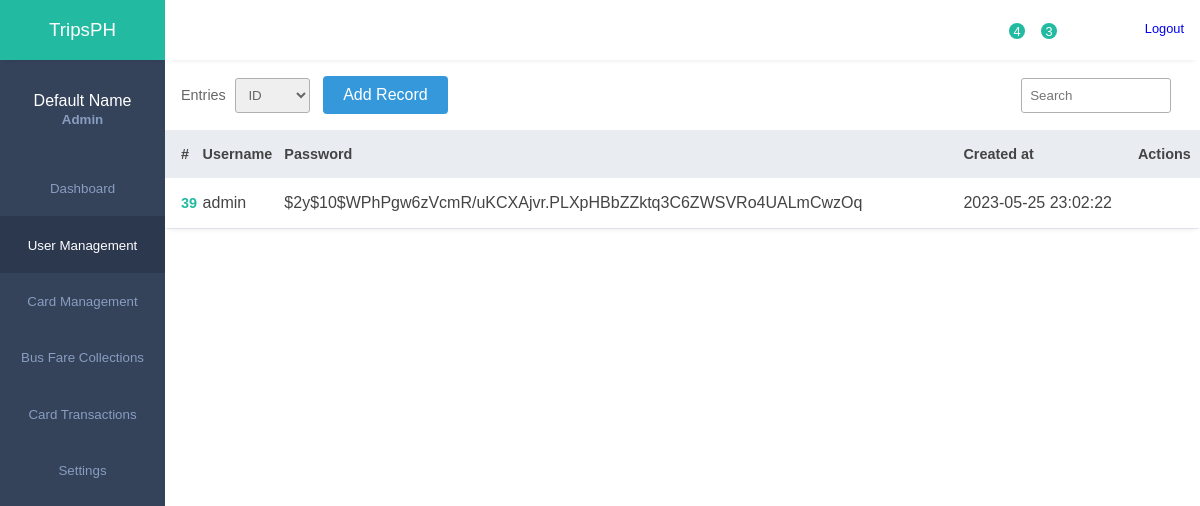
/admin/user/user_management.php (signed in), run on an earlier commit of the app's database.
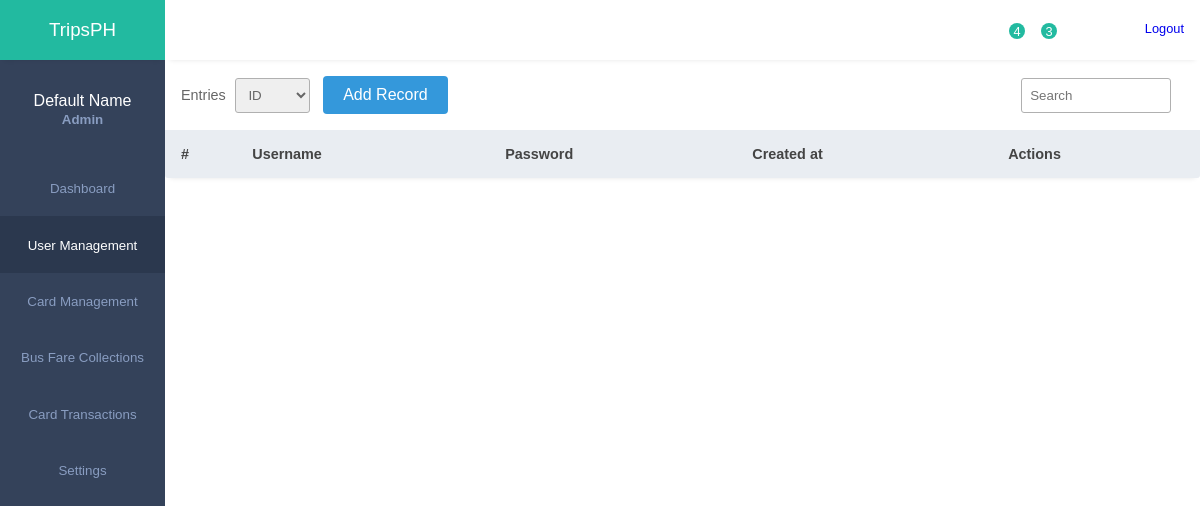
And on a later commit of the database.
### tables this page shows
CREATE TABLE `users` (
  `id` int(11) NOT NULL,
  `username` varchar(50) NOT NULL,
  `password` varchar(255) NOT NULL,
  `created_at` datetime DEFAULT current_timestamp()
);

### admin/user/user_management.php (the view, shortened to what this page needs)
<?php
include "../config.php";
?>
<!DOCTYPE html>
<html lang="en">
<head>
    <link rel="stylesheet" href="../assets/styles1.css">
    <link rel="stylesheet" href="https://maxst.icons8.com/vue-static/landings/line-awesome/line-awesome/1.3.0/css/line-awesome.min.css">
</head>
<body>
    <div class="sidebar">
        <div class="side-header">
            <h3>T<span>ripsPH</span></h3>
        </div>
        <div class="side-content">
    <div class="profile">
        <h4>
            <?php
            if (isset($_SESSION['username'])) {
                echo $_SESSION['username'];
            } else {
                echo 'Default Name';
            }
            ?>
        </h4>
        <small>Admin</small>
    </div>
            <div class="side-menu">
                <ul>
                    <li>
                       <a href="../dashboard.php">
                            <small>Dashboard</small>
                        </a>
                    </li>
                 <li>
                    <a href="user_management.php" class="active">
                        <small>User Management</small>
                    </a>
                </li>
                    <li>
                       <a href="../cardmanagement/card_management.php">
                            <small>Card Management</small>
                        </a>
                    </li>
                    <li>
                       <a href="../busfarecollection/bus_fare_collection.php">
                            <small>Bus Fare Collections</small>
                        </a>
                    </li>
                    <li>
                       <a href="../cardtransactions/card_transactions.php">
                            <small>Card Transactions</small>
                        </a>
                    </li>
                    <li>
                       <a href="../setting/settings.php">
                            <small>Settings</small>
                        </a>
                    </li>
                </ul>
            </div>
        </div>
    </div>
  <div class="main-content">
  <header>
            <div class="header-content">
                <div class="header-menu">
                    <div class="notify-icon">
                        <span class="notify">4</span>
                    </div>
                    <div class="notify-icon">
                        <span class="notify">3</span>
                    </div>
                    <div class="user">
                        <div class="bg-img" style="background-image: url(img/1.jpeg)"></div>
                        <a href="../logout.php">
                        <span>Logout</span></a>
                    </div>
                </div>
            </div>
        </header>
<main>
<div class="records table-responsive">
<div class="record-header">
    <div class="add">
        <span>Entries</span>
        <select name="" id="">
            <option value="">ID</option>
        </select>
        <a href="add-record.php" class="button">Add Record</a>
    </div>
    <div class="browse">
       <input type="search" placeholder="Search" class="record-search">
    </div>
</div>
<div>
<table width="100%">
  <thead>
    <tr>
      <th>#</th>
      <th><span class="las la-sort"></span> Username</th>
      <th><span class="las la-sort"></span> Password</th>
      <th><span class="las la-sort"></span> Created at</th>
      <th><span class="las la-sort"></span> Actions</th>
    </tr>
  </thead>
  <tbody>
    <?php
    $sql = "SELECT * FROM `users`";
    $result = mysqli_query($link, $sql);
    while ($row = mysqli_fetch_assoc($result)) {
      ?>
      <tr>
        <td><?php echo $row["id"] ?></td>
        <td><?php echo $row["username"] ?></td>
        <td><?php echo $row["password"] ?></td>
        <td><?php echo $row["created_at"] ?></td>
        <td class="actions">
        </td>
      </tr>
    <?php
    }
    ?>
  </tbody>
</table>
  </div>
        </main>
</body>
</html>

### admin/assets/styles1.css (style rules this page uses)
:root { --main-color: #22baa0; --color-dark: #34425a; --text-grey: #b0b0b0; }
* { margin: 0; padding: 0; text-decoration: none; list-style-type: none; box-sizing: border-box; font-family: "Merriweather", sans-serif; }
.sidebar { position: fixed; height: 100%; width: 165px; left: 0; bottom: 0; top: 0; z-index: 100; background: var(--color-dark); transition: left 300ms; }
.side-header { box-shadow: 0px 5px 5px -5px rgb(0 0 0 /10%); background: var(--main-color); height: 60px; display: flex; justify-content: center; align-items: center; }
.side-header h3, side-head span { color: #fff; font-weight: 400; }
.side-content { height: calc(100vh - 60px); overflow: auto; }
.profile { text-align: center; padding: 2rem 0rem; }
.profile h4 { color: #fff; font-weight: 500; }
.profile small { color: #899dc1; font-weight: 600; }
.sidebar { overflow-y: auto; }
.side-menu ul { text-align: center; }
.side-menu a { display: block; padding: 1.2rem 0rem; }
.side-menu a.active { background: #2b384e; }
.side-menu a.active span, .side-menu a.active small { color: #fff; }
.side-menu a span, .side-menu a small { color: #899dc1; }
.main-content { margin-left: 165px; width: calc(100% - 165px); transition: margin-left 300ms; }
header { position: fixed; right: 0; top: 0; left: 165px; z-index: 100; height: 60px; box-shadow: 0px 5px 5px -5px rgb(0 0 0 /10%); background: #fff; transition: left 300ms; }
.header-content, .header-menu { display: flex; align-items: center; }
.header-content { justify-content: space-between; padding: 0rem 1rem; }
.header-menu { justify-content: flex-end; padding-top: 0.5rem; }
.header-menu label, .header-menu .notify-icon { margin-right: 2rem; position: relative; }
.notify-icon span:last-child { position: absolute; background: var(--main-color); height: 16px; width: 16px; display: flex; justify-content: center; align-items: center; border-radius: 50%; right: -5px; top: -5px; color: #fff; font-size: 0.8rem; font-weight: 500; }
.user { display: flex; align-items: center; }
.user div, .client-img { height: 40px; width: 40px; margin-right: 1rem; }
.user span:last-child { display: inline-block; margin-left: 0.3rem; font-size: 0.8rem; }
main { margin-top: 60px; }
.records { box-shadow: 0px 5px 5px -5px rgb(0 0 0 / 10%); background: #fff; border-radius: 3px; }
.record-header { padding: 1rem; display: flex; justify-content: space-between; align-items: center; }
.add, .browse { display: flex; align-items: center; }
.add span { display: inline-block; margin-right: 0.6rem; font-size: 0.9rem; color: #666; }
input, button, select { outline: none; }
.add select, .browse input, .browse select { height: 35px; border: 1px solid #b0b0b0; border-radius: 3px; display: inline-block; width: 75px; padding: 0rem 0.5rem; margin-right: 0.8rem; color: #666; }
.button { display: inline-block; padding: 10px 20px; background-color: #3498db; color: #fff; text-decoration: none; border-radius: 4px; transition: background-color 0.3s ease; }
.browse input { width: 150px; }
.table-responsive { width: 100%; overflow: auto; }
table { border-collapse: collapse; }
table thead tr { background: #e9edf2; }
table thead th { padding: 1rem 0rem; text-align: left; color: #444; font-size: 0.9rem; }
table thead th:first-child { padding-left: 1rem; }
table tbody td { padding: 1rem 0rem; color: #444; }
table tbody td:first-child { padding-left: 1rem; color: var(--main-color); font-weight: 600; font-size: 0.9rem; }
table tbody tr { border-bottom: 1px solid #dee2e8; }
.actions { display: flex; align-items: center; }

What changed in the data, as far as the page shows it:
removed users: id "39", username "admin", password "$2y$10$WPhPgw6zVcmR/uKCXAjvr.PLXpHBbZZktq3C6ZWSVRo4UALmCwzOq", created_at "2023-05-25 23:02:22"
